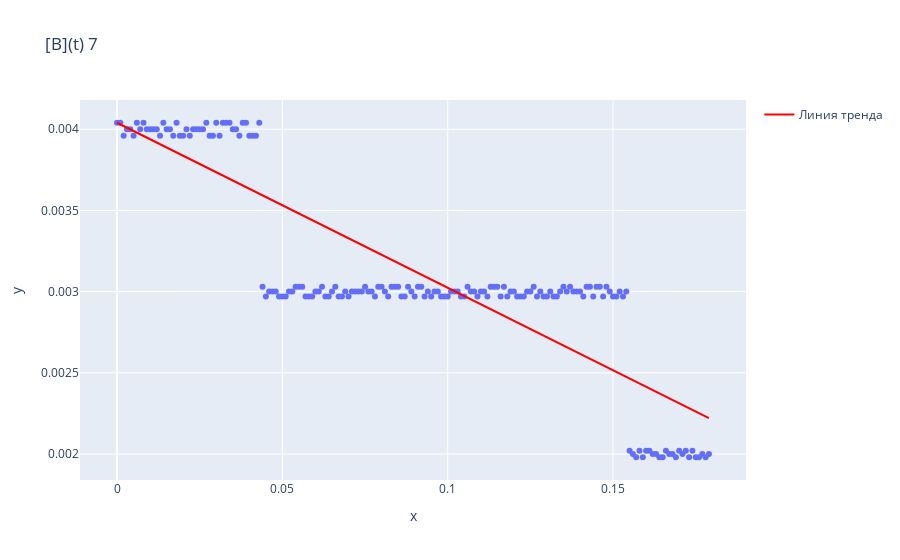

The cell this chart's notebook holds for it:
### Code cell
x = data['t.min.6'].head(180)
y = data['[B]exp.6'].head(180)
fig = px.scatter(data_frame=data, x=x, y=y, title='[B](t) 7')

#Построение линии тренда с фиксированным свободным членом равным начальной концентрации
coeffs = np.polyfit(x, y, deg=1)
coeffs[1] = data['[B]exp.6'].values[0]
poly_eq = np.poly1d(coeffs)
x_trend = np.linspace(x.min(), x.max(), 100)
y_trend = poly_eq(x_trend)
fig.add_scatter(x=x_trend, y=y_trend, mode='lines', name='Линия тренда', line=dict(color='red'))

y_pred = poly_eq(x) 
r_squared = r2_score(y, y_pred)


print('Коэффициенты уравнения линии тренда: a = ' + str(coeffs[0])+', b = '+str(coeffs[1]))
print('R^2: '+str(r_squared))

fig.show()
r7 = -(coeffs[0])
print('r7 = '+str(r7))
